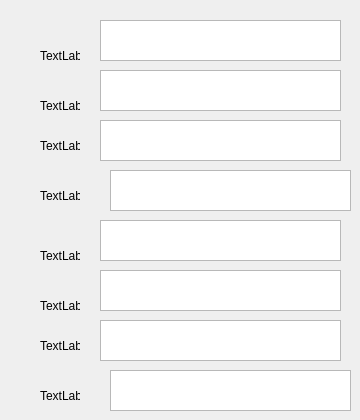
      <widget class="QWidget" name="relocation">
       <attribute name="title">
        <string>重定位表</string>
       </attribute>
       <widget class="QTextBrowser" name="textBrowser_77">
        <property name="geometry">
         <rect>
          <x>100</x>
          <y>320</y>
          <width>241</width>
          <height>41</height>
         </rect>
        </property>
       </widget>
       <widget class="QTextBrowser" name="textBrowser_78">
        <property name="geometry">
         <rect>
          <x>100</x>
          <y>270</y>
          <width>241</width>
          <height>41</height>
         </rect>
        </property>
       </widget>
       <widget class="QTextBrowser" name="textBrowser_79">
        <property name="geometry">
         <rect>
          <x>110</x>
          <y>370</y>
          <width>241</width>
          <height>41</height>
         </rect>
        </property>
       </widget>
       <widget class="QTextBrowser" name="textBrowser_80">
        <property name="geometry">
         <rect>
          <x>100</x>
          <y>20</y>
          <width>241</width>
          <height>41</height>
         </rect>
        </property>
       </widget>
       <widget class="QTextBrowser" name="textBrowser_81">
        <property name="geometry">
         <rect>
          <x>100</x>
          <y>70</y>
          <width>241</width>
          <height>41</height>
         </rect>
        </property>
       </widget>
       <widget class="QTextBrowser" name="textBrowser_82">
        <property name="geometry">
         <rect>
          <x>110</x>
          <y>170</y>
          <width>241</width>
          <height>41</height>
         </rect>
        </property>
       </widget>
       <widget class="QTextBrowser" name="textBrowser_83">
        <property name="geometry">
         <rect>
          <x>100</x>
          <y>220</y>
          <width>241</width>
          <height>41</height>
         </rect>
        </property>
       </widget>
       <widget class="QTextBrowser" name="textBrowser_84">
        <property name="geometry">
         <rect>
          <x>100</x>
          <y>120</y>
          <width>241</width>
          <height>41</height>
         </rect>
        </property>
       </widget>
       <widget class="QLabel" name="label_105">
        <property name="geometry">
         <rect>
          <x>40</x>
          <y>50</y>
          <width>40</width>
          <height>12</height>
         </rect>
        </property>
        <property name="text">
         <string>TextLabel</string>
        </property>
       </widget>
       <widget class="QLabel" name="label_106">
        <property name="geometry">
         <rect>
          <x>40</x>
          <y>390</y>
          <width>40</width>
          <height>12</height>
         </rect>
        </property>
        <property name="text">
         <string>TextLabel</string>
        </property>
       </widget>
       <widget class="QLabel" name="label_107">
        <property name="geometry">
         <rect>
          <x>40</x>
          <y>300</y>
          <width>40</width>
          <height>12</height>
         </rect>
        </property>
        <property name="text">
         <string>TextLabel</string>
        </property>
       </widget>
       <widget class="QLabel" name="label_108">
        <property name="geometry">
         <rect>
          <x>40</x>
          <y>100</y>
          <width>40</width>
          <height>12</height>
         </rect>
        </property>
        <property name="text">
         <string>TextLabel</string>
        </property>
       </widget>
       <widget class="QLabel" name="label_109">
        <property name="geometry">
         <rect>
          <x>40</x>
          <y>340</y>
          <width>40</width>
          <height>12</height>
         </rect>
        </property>
        <property name="text">
         <string>TextLabel</string>
        </property>
       </widget>
       <widget class="QLabel" name="label_110">
        <property name="geometry">
         <rect>
          <x>40</x>
          <y>190</y>
          <width>40</width>
          <height>12</height>
         </rect>
        </property>
        <property name="text">
         <string>TextLabel</string>
        </property>
       </widget>
       <widget class="QLabel" name="label_111">
        <property name="geometry">
         <rect>
          <x>40</x>
          <y>140</y>
          <width>40</width>
          <height>12</height>
         </rect>
        </property>
        <property name="text">
         <string>TextLabel</string>
        </property>
       </widget>
       <widget class="QLabel" name="label_112">
        <property name="geometry">
         <rect>
          <x>40</x>
          <y>250</y>
          <width>40</width>
          <height>12</height>
         </rect>
        </property>
        <property name="text">
         <string>TextLabel</string>
        </property>
       </widget>
      </widget>
